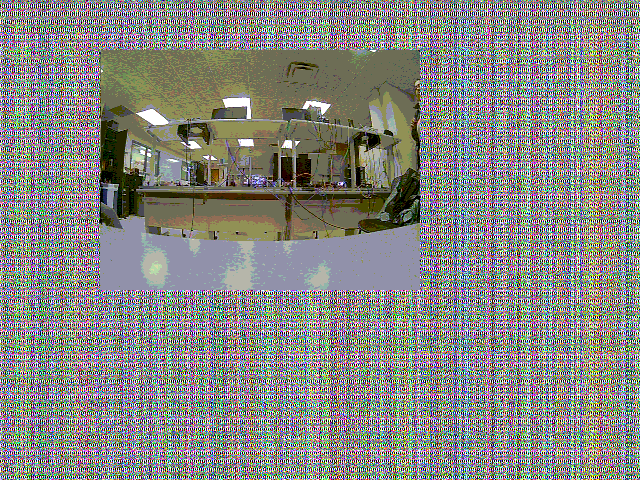
#> input picture test-ntsc-images/vga_capture_19700101_004956_000.png, 640 x 480 px, found by its file name; its folder holds 2 pictures in this run
$ python wide_center_bow_search_v15.py   (older library calls are emulated)
#> lines starting #> are read from the running program, lines starting #| are printed output that depends on the picture
import json
import math
from pathlib import Path
import random
import subprocess
import cv2
import numpy as np

ROOT = Path(r"C:/Users/ezrar/cornell-classes/Spring 2026/ECE 5760/stereo_vision")
IMG_DIR = ROOT / "test-ntsc-images"
OUT_JSON = ROOT / "python-testing/wide_center_bow_search_v15_results.json"
OUT_DIR = ROOT / "python-testing/reconstruction-output-v15-wide-center-opt"
SCRIPT = ROOT / "python-testing/fisheye-reconstruction.py"

random.seed(0)

SOURCES = [
    IMG_DIR / "vga_capture_19700101_004956_000.png",
    IMG_DIR / "vga_capture_19700101_005020_001.png",
]
BBOX = (100, 50, 320, 240)


def build_map(h, w, input_hfov_deg, output_hfov_deg, strength, cx_off, cy_off, k1, k2):
    f_in = (w / 2.0) / math.tan(math.radians(input_hfov_deg) / 2.0)
    f_out = (w / 2.0) / math.tan(math.radians(output_hfov_deg) / 2.0)
    cx = (w - 1) / 2.0 + cx_off
    cy = (h - 1) / 2.0 + cy_off

    yy, xx = np.indices((h, w), dtype=np.float32)
    x = (xx - cx) / f_out
    y = (yy - cy) / f_out
    r_dst = np.sqrt(x * x + y * y)

    theta = np.arctan(r_dst)
    r_src = np.tan(theta)  # rectilinear source model

    r_blend = (1.0 - strength) * r_dst + strength * r_src

    eps = 1e-9
    scale = np.ones_like(r_dst, dtype=np.float32)
    mask = r_dst > eps
    scale[mask] = (r_blend[mask] / r_dst[mask]).astype(np.float32)

    x_u = x * scale
    y_u = y * scale

    r2 = x_u * x_u + y_u * y_u
    radial = 1.0 + k1 * r2 + k2 * (r2 * r2)
    x_u = x_u * radial
    y_u = y_u * radial

    map_x = (x_u * f_in + cx).astype(np.float32)
    map_y = (y_u * f_in + cy).astype(np.float32)
    return map_x, map_y


def track_table_edge(gray, y0=145, y1=190, max_step=4):
    h, w = gray.shape
    y0 = max(1, min(h - 2, y0))
    y1 = max(y0 + 2, min(h - 1, y1))

    gy = cv2.Sobel(gray, cv2.CV_32F, 0, 1, ksize=3)
    mag = np.abs(gy)
    band = mag[y0:y1, :]
    ys = np.arange(y0, y1)

    cx = w // 2
    center_col = band[:, cx]
    start_idx = int(np.argmax(center_col))
    y_path = np.zeros(w, dtype=np.float32)
    y_path[cx] = ys[start_idx]

    for x in range(cx + 1, w):
        prev = int(y_path[x - 1])
        lo = max(y0, prev - max_step)
        hi = min(y1 - 1, prev + max_step)
        col = mag[lo:hi + 1, x]
        y_path[x] = lo + int(np.argmax(col))

    for x in range(cx - 1, -1, -1):
        prev = int(y_path[x + 1])
        lo = max(y0, prev - max_step)
        hi = min(y1 - 1, prev + max_step)
        col = mag[lo:hi + 1, x]
        y_path[x] = lo + int(np.argmax(col))

    grad_conf = float(np.mean(mag[y_path.astype(np.int32), np.arange(w)]))

    X = np.arange(w, dtype=np.float32)
    xc = (w - 1) / 2.0
    x = X - xc
    a, b, c = np.polyfit(x, y_path, 2)
    bow_px = float(abs(a) * (xc ** 2))
    return bow_px, grad_conf


def rectify_score(img, p):
    x, y, w, h = BBOX
    crop = img[y:y+h, x:x+w]
    map_x, map_y = build_map(
        h,
        w,
        p["input_hfov_deg"],
        p["output_hfov_deg"],
        p["correction_strength"],
        p["center_x_offset_px"],
        p["center_y_offset_px"],
        p["residual_k1"],
        p["residual_k2"],
    )
    rect = cv2.remap(crop, map_x, map_y, interpolation=cv2.INTER_LINEAR, borderMode=cv2.BORDER_CONSTANT)
    gray = cv2.cvtColor(rect, cv2.COLOR_BGR2GRAY)
    bow, conf = track_table_edge(gray)
    return bow, conf


def objective(bows, confs):
    m = float(np.mean(bows))
    s = float(np.std(bows))
    c = float(np.mean(confs))
    penalty = 0.0
    if c < 16.0:
        penalty += (16.0 - c) * 0.9
    return m + 0.08 * s + penalty


imgs = []
for p in SOURCES:
    im = cv2.imread(str(p), cv2.IMREAD_COLOR)
#> im is the input picture: shape (480, 640, 3); mean B, G, R 129.8, 134.6, 134.5
    if im is None:
        raise RuntimeError(f"Failed to load {p}")
    imgs.append(im)

trials = []
N = 600
for _ in range(N):
    params = {
        "projection_model": "rectilinear",
        "input_hfov_deg": random.uniform(96.0, 116.0),
        "output_hfov_deg": random.uniform(74.0, 92.0),
        "correction_strength": random.uniform(0.9, 1.8),
        "center_x_offset_px": random.uniform(-40.0, 40.0),
        "center_y_offset_px": random.uniform(-40.0, 40.0),
        "residual_k1": random.uniform(-0.15, 0.15),
        "residual_k2": random.uniform(-0.08, 0.08),
    }

    bows = []
    confs = []
    ok = True
    for im in imgs:
        try:
            bow, conf = rectify_score(im, params)
        except Exception:
            ok = False
            break
        bows.append(bow)
        confs.append(conf)

    if not ok:
        continue

    score = objective(bows, confs)
    row = dict(params)
    row.update(
        {
            "bow_mean_px": float(np.mean(bows)),
            "bow_std_px": float(np.std(bows)),
            "confidence_mean": float(np.mean(confs)),
            "score": float(score),
        }
    )
    trials.append(row)
#> this loop made 600 passes
#> pass 1, in rectify_score, `crop = img[y:y+h, x:x+w]`:
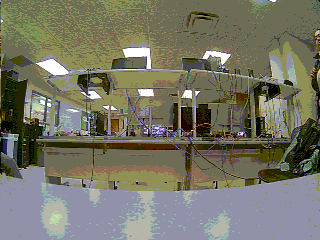
#> crop: shape (240, 320, 3); mean B, G, R 101.4, 117.5, 118.3
#> pass 1, in rectify_score, `rect = cv2.remap(crop, map_x, map_y, interpolation=cv2.INTER_LINEAR, b..`:
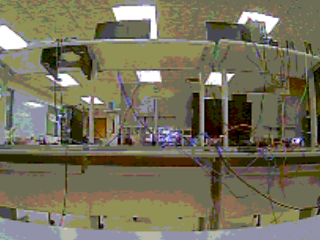
#> rect: shape (240, 320, 3); mean B, G, R 90.8, 113.2, 117.8
#> pass 1, in rectify_score, `gray = cv2.cvtColor(rect, cv2.COLOR_BGR2GRAY)`:
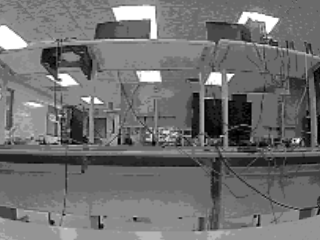
#> gray: shape (240, 320); min 0, max 255, mean 112
#> pass 1, in track_table_edge, `gy = cv2.Sobel(gray, cv2.CV_32F, 0, 1, ksize=3)`:
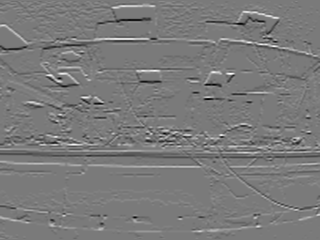
#> gy: shape (240, 320) float32; min -712, max 771, mean 1.2; drawn with min black and max white

trials.sort(key=lambda r: r["score"])
if not trials:
    raise RuntimeError("No valid trials")

best = trials[0]
top12 = trials[:12]

OUT_JSON.parent.mkdir(parents=True, exist_ok=True)
OUT_JSON.write_text(json.dumps({"best": best, "top12": top12}, indent=2), encoding="utf-8")

print("TOP12")
for i, r in enumerate(top12, start=1):
    print(
        f"{i:02d} score={r['score']:.4f} bow_mean={r['bow_mean_px']:.4f} bow_std={r['bow_std_px']:.4f} conf={r['confidence_mean']:.2f} "
        f"in={r['input_hfov_deg']:.2f} out={r['output_hfov_deg']:.2f} str={r['correction_strength']:.3f} "
        f"cx={r['center_x_offset_px']:.2f} cy={r['center_y_offset_px']:.2f} k1={r['residual_k1']:.4f} k2={r['residual_k2']:.4f}"
    )
#> this loop made 12 passes
#| 01 score=0.0989 bow_mean=0.0945 bow_std=0.0553 conf=251.51 in=98.47 out=80.31 str=1.059 cx=9.28 cy=12.27 k1=-0.1459 k2=-0.0070
#| 02 score=0.1541 bow_mean=0.1434 bow_std=0.1344 conf=233.71 in=98.52 out=88.67 str=1.144 cx=31.87 cy=15.95 k1=0.1057 k2=0.0586
#| 03 score=0.2326 bow_mean=0.2258 bow_std=0.0838 conf=247.85 in=114.19 out=84.19 str=1.264 cx=19.35 cy=1.90 k1=-0.0818 k2=0.0441
#| 04 score=0.4091 bow_mean=0.4064 bow_std=0.0343 conf=248.33 in=106.49 out=78.69 str=0.997 cx=4.38 cy=4.59 k1=-0.1330 k2=-0.0254
#| 05 score=0.4720 bow_mean=0.4547 bow_std=0.2167 conf=247.10 in=110.75 out=80.46 str=1.507 cx=16.28 cy=12.85 k1=-0.0835 k2=0.0531
#| 06 score=0.5764 bow_mean=0.5711 bow_std=0.0669 conf=264.47 in=110.26 out=90.12 str=1.707 cx=-31.54 cy=-9.69 k1=-0.1232 k2=-0.0058
#| 07 score=0.6441 bow_mean=0.6269 bow_std=0.2161 conf=222.28 in=104.19 out=78.75 str=1.378 cx=18.85 cy=14.93 k1=-0.0112 k2=-0.0733
#| 08 score=0.6525 bow_mean=0.6289 bow_std=0.2947 conf=181.63 in=104.44 out=87.16 str=1.585 cx=17.79 cy=37.23 k1=-0.0257 k2=-0.0663
#> (further printed lines are left out)

cmd = [
    "python-testing/fisheye-reconstruction.py",
    "--input-dir", "test-ntsc-images",
    "--output-dir", str(OUT_DIR.relative_to(ROOT)).replace("\\", "/"),
    "--profile", "razer_v3",
    "--projection-model", "rectilinear",
    "--input-hfov", str(best["input_hfov_deg"]),
    "--output-hfov", str(best["output_hfov_deg"]),
    "--correction-strength", str(best["correction_strength"]),
    "--center-x-offset-px", str(best["center_x_offset_px"]),
    "--center-y-offset-px", str(best["center_y_offset_px"]),
    "--residual-k1", str(best["residual_k1"]),
    "--residual-k2", str(best["residual_k2"]),
]

import sys
py = ROOT / ".venv/Scripts/python.exe"
subprocess.run([str(py)] + cmd, cwd=str(ROOT), check=True)
#> (this line was passed over: subprocess is not available in this run)

print("BEST", json.dumps(best))
#> (printed output is left out)
print("OUT_JSON", OUT_JSON)
print("OUT_DIR", OUT_DIR)
print("OUT_FILES", [p.name for p in sorted(OUT_DIR.glob("*"))])
